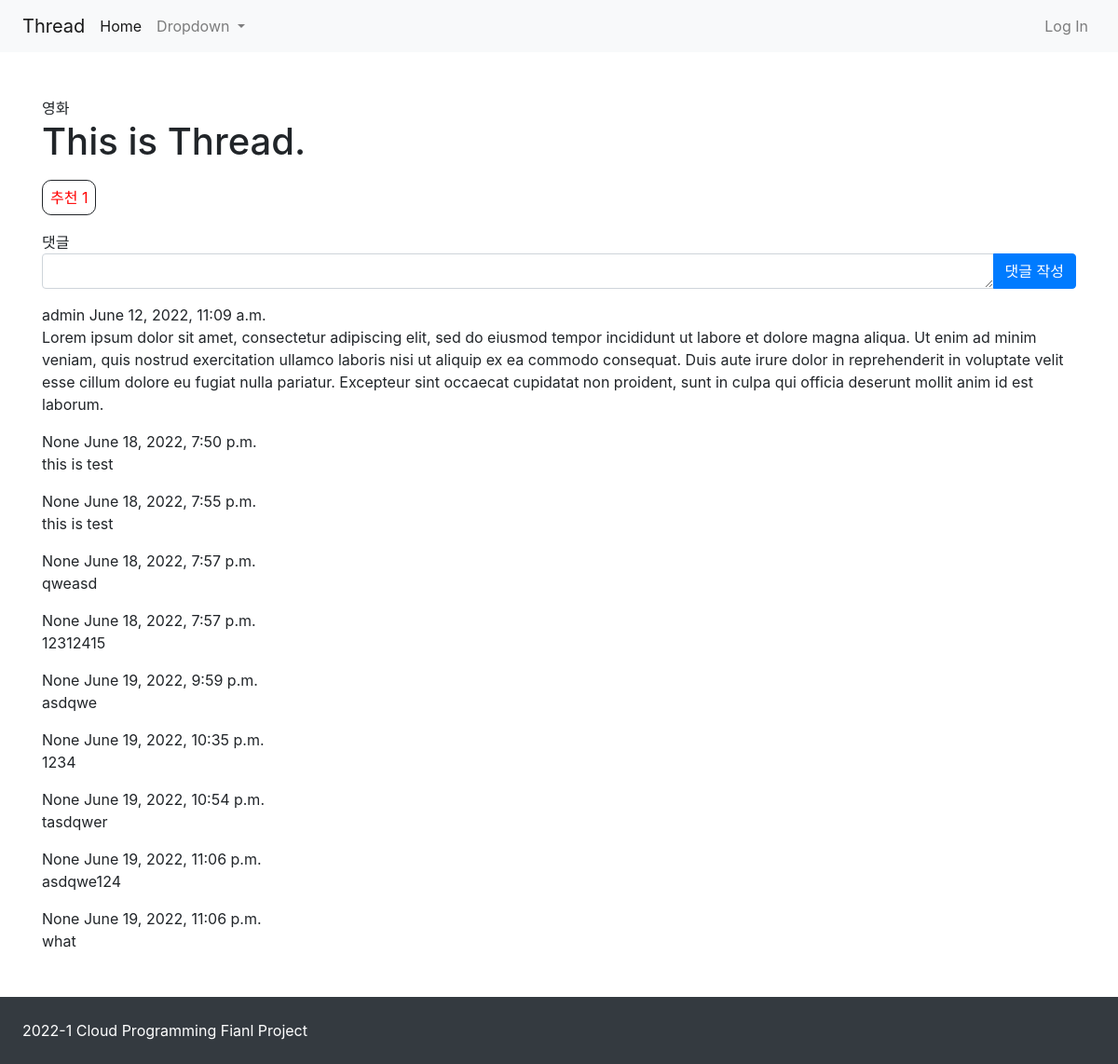
/2, run on the app's committed database.
### main/models.py (models this page shows, shortened)
class Thread(models.Model):
    topic = models.ForeignKey(Topic, null=True, on_delete=models.SET_NULL)
    title = models.CharField(max_length=100)
    content = MarkdownxField(max_length=5000)
    author = models.ForeignKey(User, null=True, on_delete=models.SET_NULL)
    upvotes = models.IntegerField(default=0, editable=False)
    created_at = models.DateTimeField(auto_now_add=True)
    updated_at = models.DateTimeField(auto_now=True)
    def get_content_markdown(self):
        return markdown(self.content)

class Topic(models.Model):
    topic = models.CharField(max_length=10, unique=True)
    slug = models.SlugField(max_length=10, unique=True, allow_unicode=True)
    def __str__(self):
        return self.topic

class Comment(models.Model):
    thread = models.ForeignKey(Thread, on_delete=models.CASCADE)
    content = models.TextField(max_length=5000)
    author = models.ForeignKey(User, null=True, on_delete=models.SET_NULL)
    upvotes = models.IntegerField(default=0, editable=False)
    created_at = models.DateTimeField(auto_now_add=True)
    updated_at = models.DateTimeField(auto_now=True)

### main/views.py (the view)
# urls.py: path('<int:pk>', views.thread_detail, name='thread-detail'),
def thread_detail(request, pk):
    thread = get_object_or_404(Thread, pk=pk)
    form = CommentForm()
    return render(
        request,
        'main/thread_detail.html',
        {
            'thread': thread,
            'form': form
        }
    )

### main/forms.py
class CommentForm(ModelForm):
    class Meta:
        model = Comment
        fields = ['content']
        labels = {
            'content': ''
        }
        widgets = {
            'content': Textarea(attrs={'cols': 10, 'rows': 1}),
        }
    def __init__(self, *args, **kwargs):
        super().__init__(*args, **kwargs)
        self.helper = FormHelper()
        self.helper.layout = Layout(
            FieldWithButtons(
                'content',
                StrictButton("댓글 작성", type="submit", css_class="btn-primary")
            ),
        )

### templates/main/thread_detail.html (shortened to what this page needs)
{% extends 'main/base.html' %}
{% load crispy_forms_tags %}
{% block main-area %}
<div class="container">
    {{ thread.topic }}
    <h1>{{ thread.title }}</h1>
    <div class="my-4" style="width: 100px;">
        <span class="p-2" style="width: 50px; border: solid 1px; border-radius: 10px;">
            <a href={% url 'upvote' thread.id %} style="text-decoration: none; color: red">추천 {{ thread.upvotes }}</a>
        </span>
    </div>
    <div class="my-3" id="comment">
        댓글
        <form method='POST' action='{% url 'submit-comment' thread.pk %}' style="display: inline"> {% csrf_token %}
            {% crispy form %}
        </form>
    </div>
    {% if thread.comment_set.exists %}
        {% for comment in thread.comment_set.iterator %}
        <div id="comment-{{ comment.pk }}">
            {{ comment.author }} {{comment.created_at }}
            <p>{{ comment.content }}</p>
        </div>
        {% endfor %}
    {% endif %}
</div>
{% endblock %}

### data on the page
Thread: topic "영화", title "This is Thread.", upvotes "1"
Comment: author "admin", created_at "June 12, 2022, 11:09 a.m.", content "Lorem ipsum dolor sit amet, consectetur adipiscing elit, sed do eiusmod tempor incididunt ut labore et dolore magna aliqua. Ut enim ad minim veniam, quis nostrud exercitation ullamco laboris nisi ut aliquip ex ea commodo consequat. Duis aute irure dolor in reprehenderit in voluptate velit esse cillum dolore eu fugiat nulla pariatur. Excepteur sint occaecat cupidatat non proident, sunt in culpa qui officia deserunt mollit anim id est laborum."
Comment: author "None", created_at "June 18, 2022, 7:50 p.m.", content "this is test"
Comment: author "None", created_at "June 18, 2022, 7:55 p.m.", content "this is test"
Comment: author "None", created_at "June 18, 2022, 7:57 p.m.", content "qweasd"
Comment: author "None", created_at "June 18, 2022, 7:57 p.m.", content "12312415"
Comment: author "None", created_at "June 19, 2022, 9:59 p.m.", content "asdqwe"
Comment: author "None", created_at "June 19, 2022, 10:35 p.m.", content "1234"
Comment: author "None", created_at "June 19, 2022, 10:54 p.m.", content "tasdqwer"
Comment: author "None", created_at "June 19, 2022, 11:06 p.m.", content "asdqwe124"
Comment: author "None", created_at "June 19, 2022, 11:06 p.m.", content "what"
